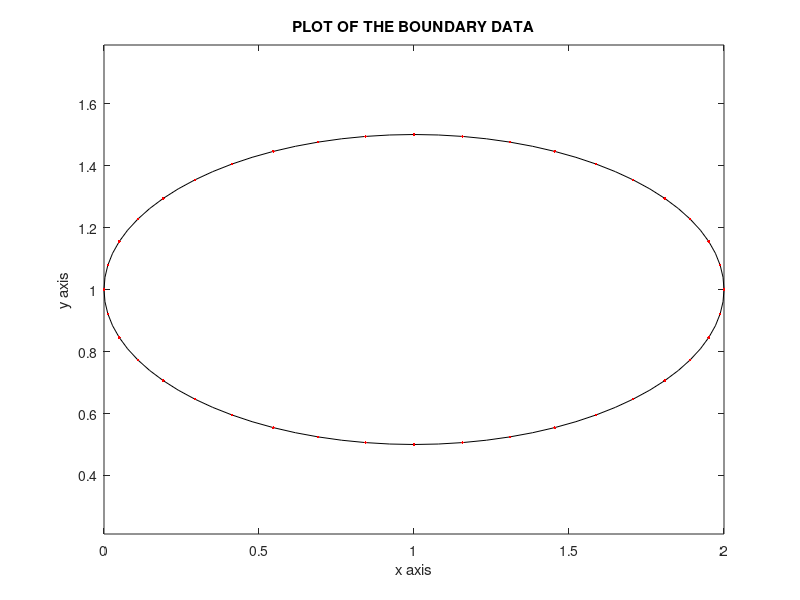

Source code (MATLAB): (Note: this script raises an error after producing the figure.)
function [Area,Ax,Ay,Ixx,Iyy,Pxy]=splnpoly(type,xd,yd,doplot)
% [Area,Ax,Ay,Ixx,Iyy,Pxy]=splnpoly(type,xd,yd,doplot)
% Inertial properties contributions of a cubic spline or 
% polyline boundary part are computed. If the first and 
% last data points match,then a closed boundary is defined.
if nargin==0 % example ellipse geometry
  th=linspace(0,2*pi,41); xd=1+cos(th); yd=1+.5*sin(th); 
  type=1; doplot=1;
end 
if exist('doplot','var')
  if type ==1
    nd=length(xd); zd=xd(:)+i*yd(:); 
    z=spline(1:nd,xd(:)+i*yd(:),linspace(1,nd,81));
    plot(real(z),imag(z),'k',xd,yd,'.r')
  else
    plot(xd,yd,'k')
  end
  axis equal, xlabel('x axis'), ylabel('y axis')
  title('PLOT OF THE BOUNDARY DATA'), shg, pause
end
Area=xymom(type,xd,yd,0,0); Ax=xymom(type,xd,yd,1,0);
Ay=xymom(type,xd,yd,0,1);   Ixx=xymom(type,xd,yd,0,2);
Iyy=xymom(type,xd,yd,2,0);  Pxy=xymom(type,xd,yd,1,1); 